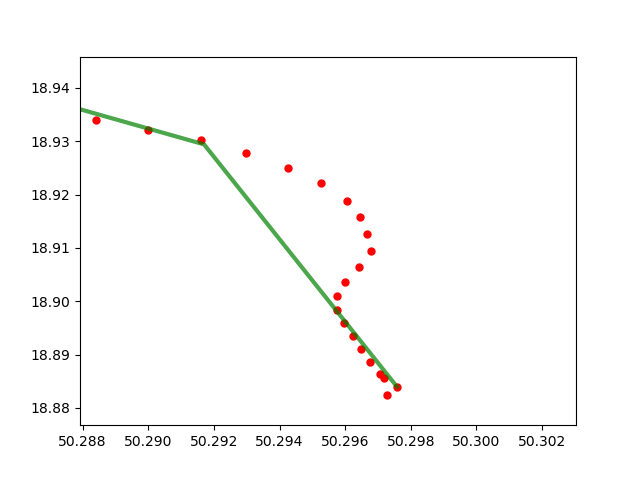

Source code (Python):
import numpy as np
import matplotlib.pyplot as plt
from numpy import *
from scipy import interpolate
from scipy.interpolate import InterpolatedUnivariateSpline

points = np.DataIn = loadtxt('punkty_sorted.txt')

x = points[:,0]
y = points[:,1]
n = len(x)

spl = InterpolatedUnivariateSpline(x, y)
plt.plot(x, y, 'ro', ms=5)
xs = np.linspace(x[0], x[-1], 50)
plt.plot(xs, spl(xs), 'g', lw=3, alpha=0.7)
plt.show()
